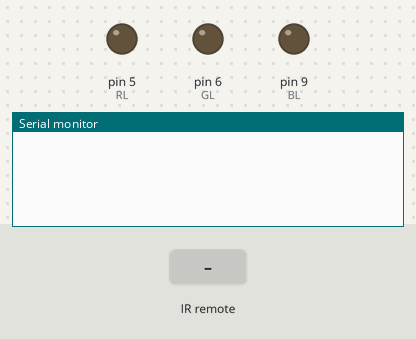
A program run on a simulated Arduino Nano, built with avr-gcc and run on an emulated ATmega328P. On the bench: output pins drawn as LEDs (lit = HIGH), the last lines printed to the serial monitor. The inputs (shaded band) are chosen by the test bench.

Above: at 1.2 s.
1.3 s: infrared code 0xF609FF00 received
At 2.5 s:
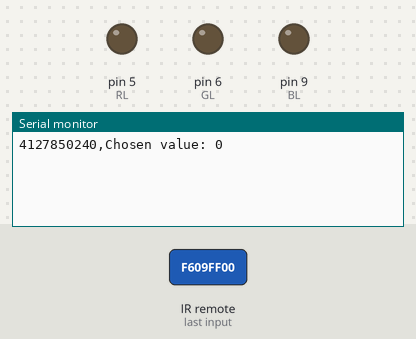
2.8 s: infrared code 0xBA45FF00 received
At 3.8 s:
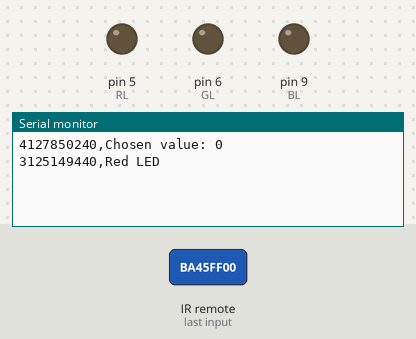
4.3 s: infrared code 0xB946FF00 received
At 5.0 s:
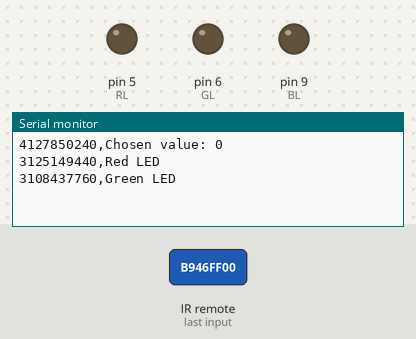

Measured:
- after the input at 1.3 s, the serial monitor: prints a new line at once (image 1)
- after the input at 2.8 s, the serial monitor: prints a new line at once (image 2)
- after the input at 4.3 s, the serial monitor: prints a new line at once (image 3)

The program:

main.cpp
```cpp
#include <Arduino.h>
#include <IRremote.hpp>

// Definování pinů a konstant
#define IR_RECEIVE_PIN 12 // Pin pro přijímač IR signálu
#define ENTER 4127850240 // Kód klávesy ENTER z IR ovladače
#define RL 5 // Pin pro červenou LED
#define GL 6 // Pin pro zelenou LED
#define BL 9 // Pin pro modrou LED

// Pole kódů pro číslice 0-9 z IR ovladače
unsigned long codes[] = {
    3910598400, // 0
    4077715200, // 1
    3877175040, // 2
    2707357440, // 3
    4144561920, // 4
    3810328320, // 5
    2774204160, // 6
    3175284480, // 7
    2907897600, // 8
    3041591040, // 9
};

String stringNum = ""; // Proměnná pro ukládání přijímaného čísla jako řetězce
int barva = 0; // Proměnná pro ukládání aktuálně vybrané barvy (0 = červená, 1 = zelená, 2 = modrá)

// Vypočítání velikosti pole codes
int codesSize = sizeof(codes) / sizeof(codes[0]);

// Funkce pro převod kódu IR na odpovídající číslici
String receivedNum(unsigned long irData) {
    for (int i = 0; i < codesSize; i++) {
        if (irData == codes[i]) {
            return String(i); // Pokud nalezeno, vrátí číslici jako řetězec
        }
    }
    return ""; // Pokud kód není nalezen, vrátí prázdný řetězec
}

void setup() {
    // Inicializace přijímače IR signálu
    IrReceiver.begin(IR_RECEIVE_PIN, ENABLE_LED_FEEDBACK);
    Serial.begin(9600); // Inicializace sériové komunikace
    // Nastavení pinů LED jako výstupní
    pinMode(RL, OUTPUT);
    pinMode(GL, OUTPUT);
    pinMode(BL, OUTPUT);
}

void loop() {
    if (IrReceiver.decode()) { // Kontrola, zda byl přijat IR signál
        unsigned long irData = IrReceiver.decodedIRData.decodedRawData; // Načtení přijatého IR datového kódu
        if (irData > 0) {
            Serial.print(irData); // Vypsání přijatého kódu do sériového monitoru
            Serial.print(",");
            if (irData == ENTER) { // Kontrola, zda byl přijat kód ENTER
                int intNum = stringNum.toInt(); // Převod přijatého čísla na integer
                if (intNum >= 0 && intNum <= 255) { // Kontrola, zda je číslo v rozsahu 0-255
                    switch (barva) { // Nastavení hodnoty PWM pro odpovídající LED
                        case 0:
                            analogWrite(RL, intNum); // Červená LED
                            break;
                        case 1:
                            analogWrite(GL, intNum); // Zelená LED
                            break;
                        case 2:
                            analogWrite(BL, intNum); // Modrá LED
                            break;
                    }
                    Serial.print("Chosen value: ");
                    Serial.println(intNum); // Vypsání nastavené hodnoty
                    stringNum = ""; // Vymazání uloženého čísla
                } else {
                    Serial.println("Out of range"); // Vypsání chybové zprávy, pokud je číslo mimo rozsah
                    stringNum = ""; // Vymazání uloženého čísla
                }
            } else if (irData == 3125149440) { // Kontrola, zda byl přijat kód pro červenou LED
                barva = 0; // Nastavení červené LED
                Serial.println("Red LED");
            } else if (irData == 3108437760) { // Kontrola, zda byl přijat kód pro zelenou LED
                barva = 1; // Nastavení zelené LED
                Serial.println("Green LED");
            } else if (irData == 3091726080) { // Kontrola, zda byl přijat kód pro modrou LED
                barva = 2; // Nastavení modré LED
                Serial.println("Blue LED");
            } else {
                stringNum += receivedNum(irData); // Přidání přijaté číslice k uloženému číslu
                Serial.println(stringNum); // Vypsání aktuálně uloženého čísla
            }
        }

        IrReceiver.resume(); // Připravení přijímače pro další příjem
    }
}
```
